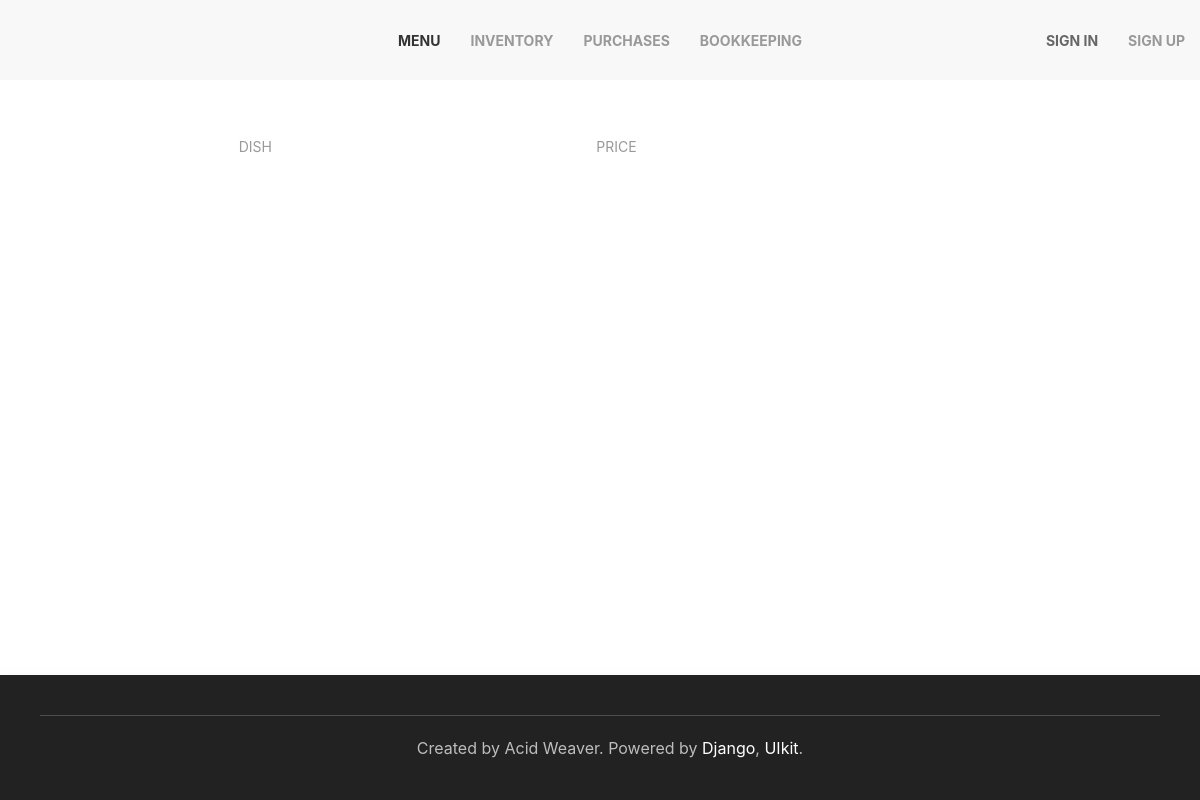
Page /menu on the earlier database version.
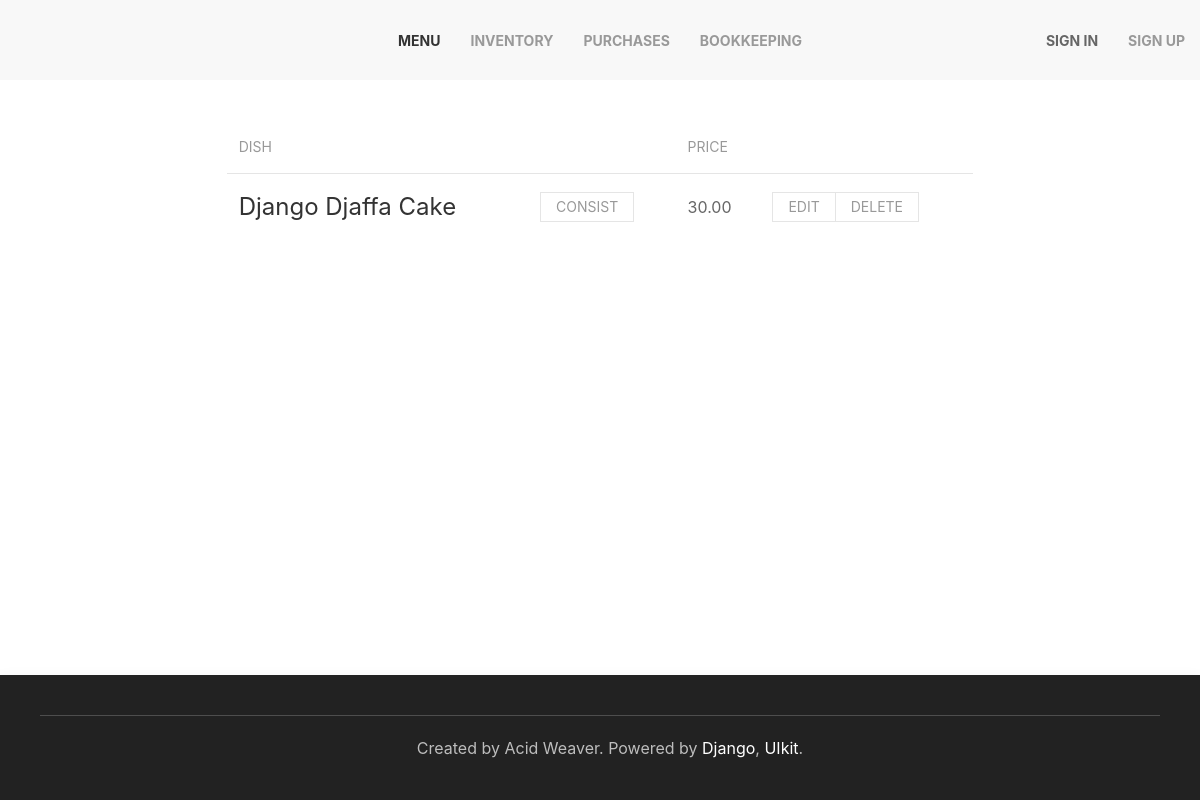
Same page on the later database version.
### inventory/models.py (models this page shows, shortened)
class MenuItem(models.Model):
	title = models.CharField(max_length=255, unique=True)
	price = models.DecimalField(max_digits=5, decimal_places=2, default=0)

### inventory/views.py (the view)
# urls.py: path('menu', MenuView.as_view(), name='menu'),
class MenuView(DataMixin, ListView):
	model = MenuItem
	template_name = 'inventory/menu.html'
	def get_context_data(self, **kwargs):
		context = super().get_context_data(**kwargs)
		mixin_context = self.get_user_context(title='Menu', select=0)
		return dict(list(context.items()) + list(mixin_context.items()))

### inventory/utils.py (called while the page is built)
	def get_user_context(self, **kwargs):
		context = kwargs
		if 'select' in context:
			context['select'] = navigation[context['select']]
		context['nav_menu'] = navigation
		return context

### inventory/templates/inventory/menu.html (shortened to what this page needs)
{% extends 'inventory/base.html' %}
{% block content %}
<div class="uk-grid-match uk-margin-remove-left" uk-grid>
	<div class="uk-width-expand uk-padding-remove">
		<table class="uk-table uk-table-middle uk-table-divider">
			<thead>
				<tr>
					<th>Dish</th>
					<th></th>
					<th>Price</th>
					<th></th>
				</tr>
			</thead>
			<tbody>
				{% for item in object_list %}
				<tr>
					<td><h3>{{ item.title }}</h3></td>
					<td><button class="uk-button uk-button-default uk-button-small" href="#" disabled>Consist</button></td>
					<td>{{ item.price }}</td>
					<td>
						<div class="uk-button-group">
							<button class="uk-button uk-button-default uk-button-small" href="#" disabled>Edit</button>
							<button class="uk-button uk-button-default uk-button-small" href="#" disabled>Delete</button>
						</div>
					</td>
				</tr>
				{% endfor %}
			</tbody>
		</table>
	</div>
</div>
{% endblock %}

Differences in the rows shown:
added MenuItem: title "Django Djaffa Cake", price "30.00"
